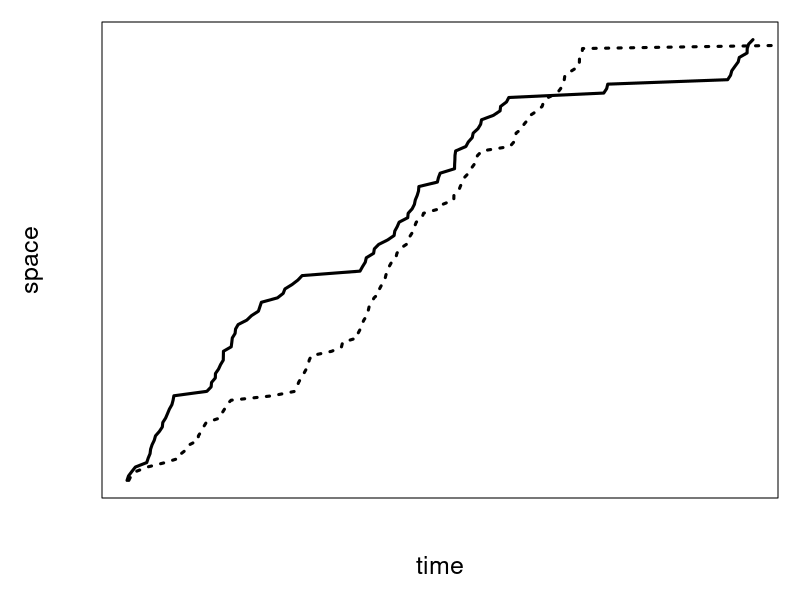
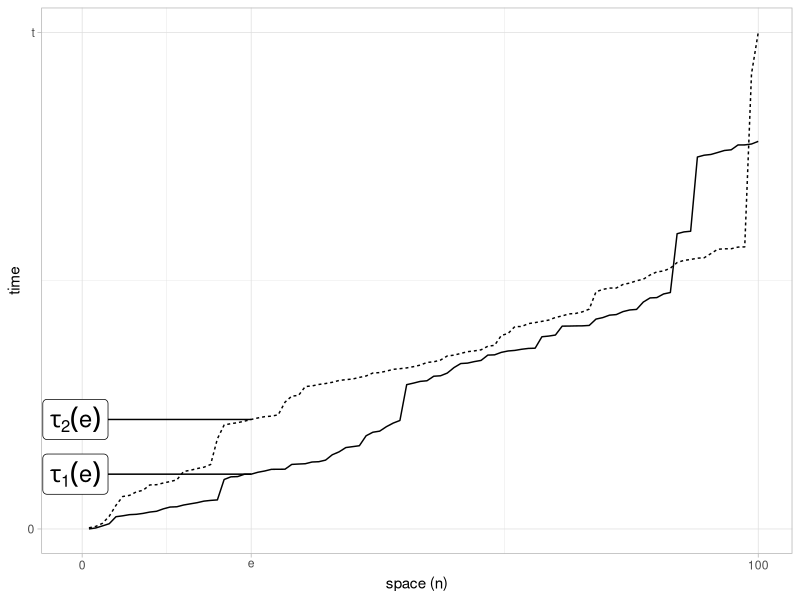
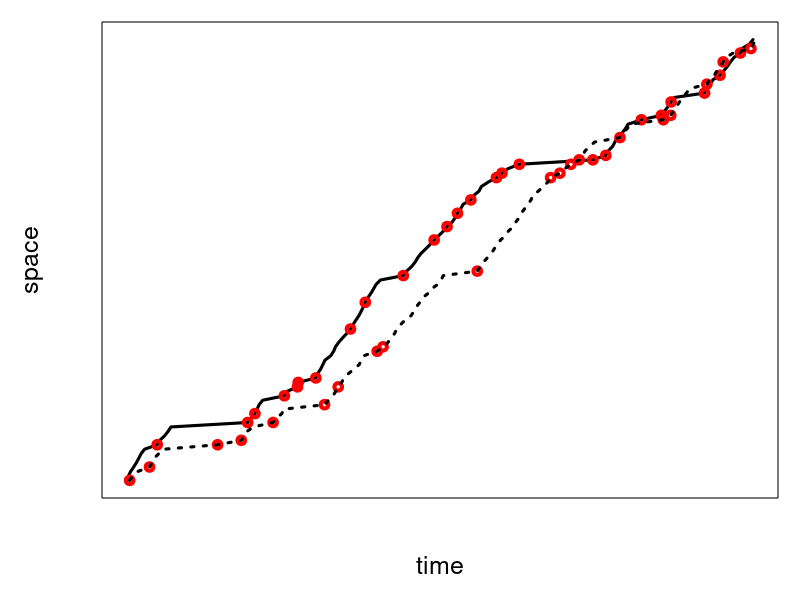
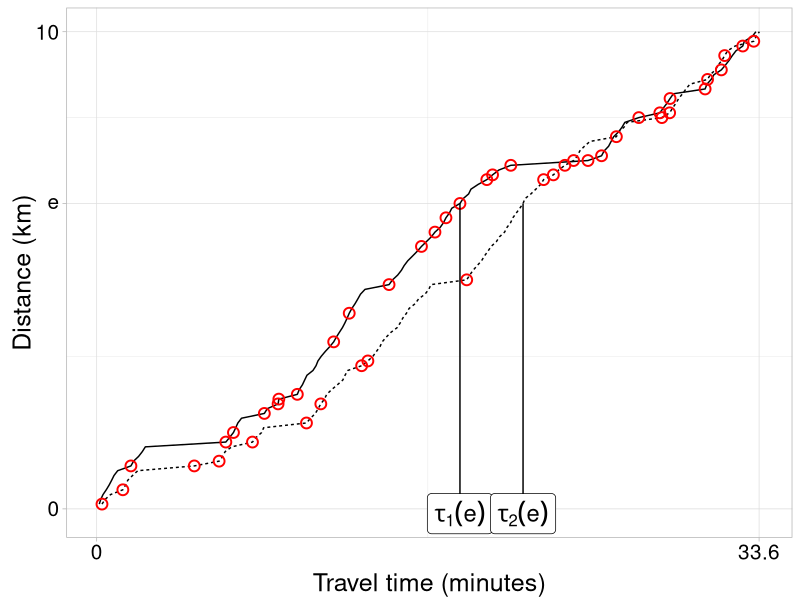
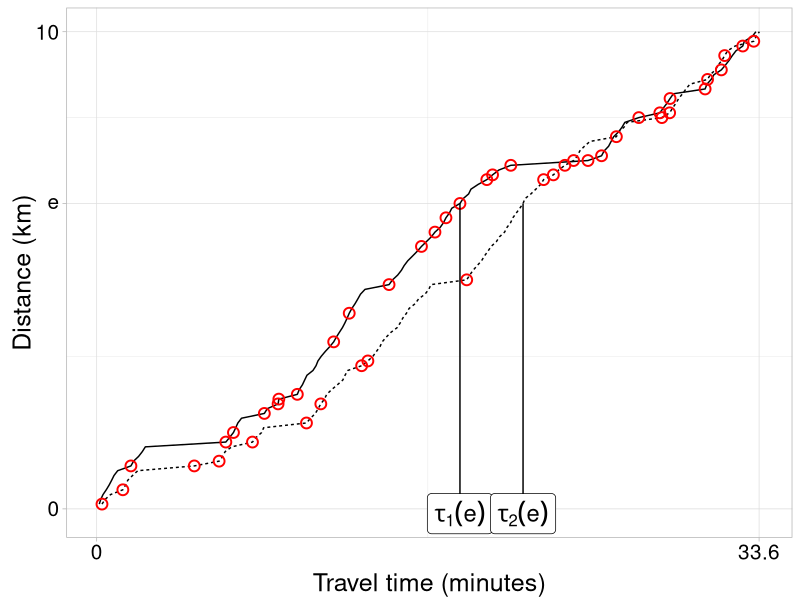

The R source for these figures, in order: (Note: this script raises an error after producing the figures.)

set.seed(123456)
n = 100
p = 5
v = c(0.25,1,1.5,2)
x = exp(rnorm(n, 0 ,v[sample.int(length(v), n, replace =TRUE)]))
y =  exp(rnorm(n, 0 ,v[sample.int(length(v), n, replace =TRUE)]))
par(mar = c(5,5,1,1)+0.1)
plot(cumsum(x), 1:n, type = 'l', lwd = 3,
     xlab= 'time',
     ylab = 'space',
     cex.lab = 1.5,
     cex.axis = 1.5,
     xaxt='n',
     yaxt = 'n')
lines(cumsum(y),1:n, lwd =3, lty=3)


library(ggplot2)
data = data.frame(obs  = c(cumsum(x),
                      cumsum(y)),
    index = c(1:n, 1:n),
    trip = gl(2, n))

#pdf('filtration-2trips.pdf')
g = ggplot(data  = data, aes(y = obs, x = index))+
    scale_y_continuous( name = 'time', breaks = c(0,floor(max(unlist(data)))),
                       labels = c('0', 't')) +
        scale_x_continuous( name = 'space (n)', breaks = c(0,25,100),
                           labels = c('0',expression(e), '100'))+
  geom_line(aes(linetype = trip), size = 0.5)

t= theme(axis.text.y = element_text(colour = 'black', size = 20), 
          axis.title.y = element_text(size = 20, 
                                      hjust = 0.5, vjust = 0.2)) +
                  theme(axis.text.x = element_text(colour = 'black', size = 20), 
                        axis.title.x = element_text(size = 20, 
                                                    hjust = 0.5, vjust = 0.2),
                        legend.position="none") +
    theme_light() + theme(legend.position="none")

vl = geom_segment(aes(y = obs, x = index, xend =0, yend=obs),
    data = subset(data, index==25)) 
        
tx = geom_label(data = subset(data, index==25),
    aes(y = obs, x = c(-1,-1), label = list('tau[1](e)', 'tau[2](e)')),
    parse=TRUE, inherit.aes = FALSE, size =6)

h = g+ t +vl + tx
h
aspect_ratio = 0.45
#ggsave('filtration-2trips.pdf', h, height = 10*aspect_ratio , width = 10)
                                        #dev.off()    



#### Mixture model
set.seed(19) # some good seeds , 2, 19, 25, 37, 38, 45
nsegments = 100
nmixture = 2
p_fast = 0.8
segment_length = 100
pmixture = c(p_fast,1-p_fast)
sig = c(log(5/3.6), log(10/3.6))
mu = c(log(35/3.6), log(10/3.6))        # as in 35kph, and 10kph
route_x = sample(nmixture, nsegments, replace=TRUE, prob=pmixture)
mu_x = mu[route_x]
sig_x = sig[route_x]
route_y = sample(nmixture, nsegments, replace=TRUE, prob=pmixture)
mu_y = mu[route_y]
sig_y = sig[route_y]
x= segment_length/exp(rnorm(nsegments, mu_x, sig_x))
y= segment_length/exp(rnorm(nsegments, mu_y, sig_y))
par(mar = c(5,5,1,1)+0.1)
plot(cumsum(x), 1:nsegments, type = 'l', lwd = 3,
     xlab= 'time',
     ylab = 'space',
     cex.lab = 1.5,
     cex.axis = 1.5,
     xaxt='n',
     yaxt = 'n')
points(cumsum(x)[route_x==2], (1:nsegments)[route_x==2], col= 'red', lwd=4)
points(cumsum(y)[route_y==2], (1:nsegments)[route_y==2], col= 'red', lwd=4)
lines(cumsum(y),1:nsegments, lwd =3, lty=3)

library(ggplot2)
data = data.frame(obs  = c(cumsum(x),
                      cumsum(y)),
    index = c(1:nsegments, 1:nsegments),
    trip = gl(2, nsegments),
    traffic = c(route_x, route_y))
data

edgeind = 64

par(mar = c(5,5,1,1)+0.1)
                                        #pdf('filtration-2trips.pdf')
g = ggplot(data  = data, aes(y = index, x = obs))+
    scale_x_continuous( name = 'Travel time (minutes)', breaks = c(0,floor(max(unlist(data)))),
                       labels = c('0', round(max(data$obs)/60,2))) +
        scale_y_continuous( name = 'Distance (km)', breaks = c(0,edgeind,100),
                           labels = c('0',expression(e), '10'))+
    geom_line(aes(linetype = trip), size = 0.5) +
    geom_point(data  = data[data$traffic==2,],
               mapping = aes(y = index, x = obs), color ='red',fill=NA,  size=3, stroke =1,shape=21)

t = theme_light() + 
    theme(axis.text.y = element_text(colour = 'black'), 
          axis.title.y = element_text(hjust = 0.5, vjust = 0.2)) +
    theme(axis.text.x = element_text(colour = 'black'), 
          axis.title.x = element_text(hjust = 0.5, vjust = 0.2)) +
    theme(axis.text = element_text(size=15)) +
    theme(legend.position="none") +
    theme(axis.title = element_text(size = 18)) 

vl = geom_segment(aes(x = obs, y = index, yend =0, xend=obs),
    data = subset(data, index==edgeind)) 
        
tx = geom_label(data = subset(data, index==edgeind),
    aes(x = obs, y = c(-1,-1), label = list('tau[1](e)', 'tau[2](e)')),
    parse=TRUE, inherit.aes = FALSE, size =6)


h = g+ t +vl + tx
h

aspect_ratio = 0.50
ggsave('filtration-3trips.pdf', h, height = 8*aspect_ratio , width = 8)
dev.off()    

data






set.seed(100)
nsegments = 100
nmixture = 2
p_fast = 0.8
pmixture = c(p_fast,1-p_fast)
sig = c(log(5/3.6), log(10/3.6))
mu = c(log(35/3.6), log(10/3.6))
segment_length = 100                    # meters
## as in 35kph, and 10kph
sample_ride<-function(){
    route_y = sample(nmixture, nsegments, replace=TRUE, prob=pmixture)
    mu_y = mu[route_y]
    sig_y = sig[route_y]
    y = segment_length/exp(rnorm(nsegments, mu_y, sig_y))
    y  
}

ride_lengths = c(10) * 10
local_cumsum<-function(x){
    km_ = ride_lengths
    sapply(km_, function(y) sum(x[1:y])/y)
}

all_rides = replicate(1000, sample_ride())
dim(all_rides)

rides = apply(all_rides, 2, sum)
rides = apply(all_rides, 2, local_cumsum)

rides = data.table(t(rides))


dim(rides)
head(rides)
hist(rides[,4])




plot_rides_hist<-function(df, legend_label = ride_lengths){
    lengen_km = legend_label * segment_length/1000
    par(mar = c(5,5,1,1)+0.1)
    plot(density(df[[1]]),
         main = '',
         xlab = 'Average travel time per edge (seconds)',
         ylab = 'Empirical density',
         xlim = c(5,30),
                                        #ylim = c(0, 0.05),
         cex.lab=1.5,
         axes = FALSE
         )
    for(i in 2:ncol(df)){
        lines(density(df[[i]]), lty = i)
    }
    legend(x = 'topleft',
           lty = 1:ncol(df),
           legend =paste0(lengen_km, ' km'),
           cex = 1.5,
           box.lwd=0,
           bty = 'n',
           title = 'Route distance'
           
           )
    axis(side = 1, at = c(10,20,30), cex.axis = 1.4)
    axis(side = 2, at = c(0.0,0.3), cex.axis = 1.4)
    #box()
}

#pdf('toyexample_traveltime_density.pdf', width = 6, height = 4.5)
plot_rides_hist(rides)
dev.off()


price<-function(t) {

    1 + 2*t/60 + 0.5 * segment_length*nsegments/1000
    
}

plot(1:length(rides),price(rides), type= 'l')

data.table(rides, check.names=TRUE)
rides[, price(max(obs)) , by = trip]


rides
